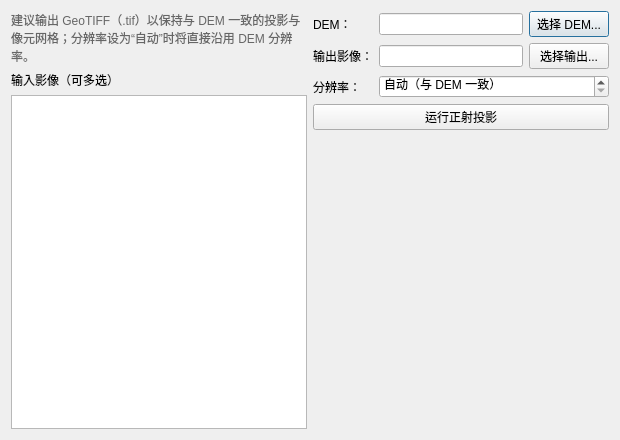
<?xml version="1.0" encoding="UTF-8"?>
<ui version="4.0">
 <class>MapProjectDialog</class>
 <widget class="QDialog" name="MapProjectDialog">
  <property name="geometry">
   <rect>
    <x>0</x>
    <y>0</y>
    <width>620</width>
    <height>440</height>
   </rect>
  </property>
  <property name="windowTitle">
   <string>生成正射影像</string>
  </property>
  <layout class="QHBoxLayout" name="mainLayout">
   <item>
    <layout class="QVBoxLayout" name="leftLayout">
     <item>
      <widget class="QLabel" name="hintLabel">
       <property name="styleSheet">
        <string notr="true">color:#666;</string>
       </property>
       <property name="text">
        <string>建议输出 GeoTIFF（.tif）以保持与 DEM 一致的投影与像元网格；分辨率设为“自动”时将直接沿用 DEM 分辨率。</string>
       </property>
       <property name="wordWrap">
        <bool>true</bool>
       </property>
      </widget>
     </item>
     <item>
      <widget class="QLabel" name="imageListLabel">
       <property name="text">
        <string>输入影像（可多选）</string>
       </property>
       <property name="buddy">
        <cstring>m_imageList</cstring>
       </property>
      </widget>
     </item>
     <item>
      <widget class="QListWidget" name="m_imageList">
       <property name="selectionMode">
        <enum>QAbstractItemView::NoSelection</enum>
       </property>
      </widget>
     </item>
    </layout>
   </item>
   <item>
    <layout class="QVBoxLayout" name="rightLayout">
     <item>
      <layout class="QFormLayout" name="formLayout">
       <item row="0" column="0">
        <widget class="QLabel" name="demLabel">
         <property name="text">
          <string>DEM：</string>
         </property>
         <property name="buddy">
          <cstring>m_demEdit</cstring>
         </property>
        </widget>
       </item>
       <item row="0" column="1">
        <layout class="QHBoxLayout" name="demLayout">
         <item>
          <widget class="QLineEdit" name="m_demEdit"/>
         </item>
         <item>
          <widget class="QPushButton" name="demBtn">
           <property name="text">
            <string>选择 DEM...</string>
           </property>
          </widget>
         </item>
        </layout>
       </item>
       <item row="1" column="0">
        <widget class="QLabel" name="outputLabel">
         <property name="text">
          <string>输出影像：</string>
         </property>
         <property name="buddy">
          <cstring>m_outputEdit</cstring>
         </property>
        </widget>
       </item>
       <item row="1" column="1">
        <layout class="QHBoxLayout" name="outputLayout">
         <item>
          <widget class="QLineEdit" name="m_outputEdit"/>
         </item>
         <item>
          <widget class="QPushButton" name="outBtn">
           <property name="text">
            <string>选择输出...</string>
           </property>
          </widget>
         </item>
        </layout>
       </item>
       <item row="2" column="0">
        <widget class="QLabel" name="resolutionLabel">
         <property name="text">
          <string>分辨率：</string>
         </property>
         <property name="buddy">
          <cstring>m_resolutionSpin</cstring>
         </property>
        </widget>
       </item>
       <item row="2" column="1">
        <widget class="QDoubleSpinBox" name="m_resolutionSpin">
         <property name="specialValueText">
          <string>自动（与 DEM 一致）</string>
         </property>
         <property name="suffix">
          <string> m/px</string>
         </property>
         <property name="decimals">
          <number>3</number>
         </property>
         <property name="maximum">
          <double>10000.000000000000000</double>
         </property>
        </widget>
       </item>
      </layout>
     </item>
     <item>
      <widget class="QPushButton" name="runBtn">
       <property name="text">
        <string>运行正射投影</string>
       </property>
      </widget>
     </item>
     <item>
      <spacer name="rightSpacer">
       <property name="orientation">
        <enum>Qt::Vertical</enum>
       </property>
       <property name="sizeHint" stdset="0">
        <size>
         <width>20</width>
         <height>40</height>
        </size>
       </property>
      </spacer>
     </item>
    </layout>
   </item>
  </layout>
 </widget>
 <resources/>
 <connections/>
</ui>
